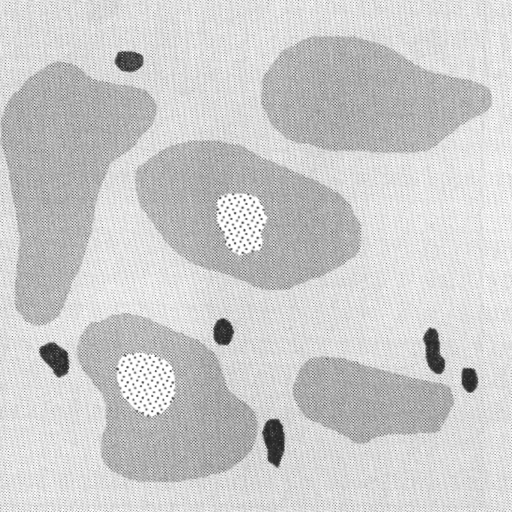
#> input picture data/how60c.tif, 512 x 512 px
$ jupyter execute aufgabe3.ipynb
#> lines starting #> are read from the running program, lines starting #| are printed output that depends on the picture; long printed decimals are rounded
Imports und Funktionen

[cell 1]
import numpy as np
import cv2
import pandas as pd
import matplotlib.pyplot as plt
from scipy import fftpack
from matplotlib.colors import LogNorm

#Aufgabe 1a
def create_cos(N, alpha, beta, gamma):
    x = np.linspace(0, 1, N+1)
    x = x[:-1]
    X, Y = np.meshgrid(x, x)
    return np.cos(2*np.pi*(X*alpha + Y*beta + gamma))

Aufgabe 1b)

[cell 2]
#Aufgabe 1b)
a = 1/0.2*np.cos(np.pi/6)
b = 1/0.2*np.sin(np.pi/6)
c = 0

cos_b = create_cos(256, a, b, c)
fig = plt.figure(figsize=(10, 10))
fig.add_subplot(1, 1, 1)
plt.imshow(cos_b, norm=plt.Normalize(0, 1), cmap='gray')

Aufgabe 1c)

[cell 3]
#Aufgabe 1c)
a = 8
b = 4
c1 = 0
c2 = 0.25
c3 = 0.125
cos_c1 = create_cos(128, a, b, c1)
cos_c2 = create_cos(128, a, b, c2)
cos_c3 = create_cos(128, a, b, c3)


fig = plt.figure(figsize=(15, 10))
fig.add_subplot(1, 3, 1)
plt.imshow(cos_c1, norm=plt.Normalize(0, 1), cmap='gray')
plt.title(r"$\xi$="+str(c1))
fig.add_subplot(1, 3, 2)
plt.imshow(cos_c2, norm=plt.Normalize(0, 1), cmap='gray')
plt.title(r"$\xi$="+str(c2))
fig.add_subplot(1, 3, 3)
plt.imshow(cos_c3, norm=plt.Normalize(0, 1), cmap='gray')
plt.title(r"$\xi$="+str(c3))

[cell 4]
fft_cos_c1 = np.fft.fftshift(np.fft.fft2(cos_c1))
fft_cos_c_real1 = np.abs(np.real(fft_cos_c1))
fft_cos_c_imag1 = np.abs(np.imag(fft_cos_c1))

fft_cos_c2 = np.fft.fftshift(np.fft.fft2(cos_c2))
fft_cos_c_real2 = np.abs(np.real(fft_cos_c2))
fft_cos_c_imag2 = np.abs(np.imag(fft_cos_c2))


fft_cos_c3 = np.fft.fftshift(np.fft.fft2(cos_c3))
fft_cos_c_real3 = np.abs(np.real(fft_cos_c3))
fft_cos_c_imag3 = np.abs(np.imag(fft_cos_c3))

fig = plt.figure(figsize=(15, 15))
fig.add_subplot(2, 3, 1)
plt.imshow(fft_cos_c_real1, norm=plt.Normalize(0, 1), cmap='gray')
plt.title("fft2 " + r"$\xi$="+str(c1)+ " real part")
fig.add_subplot(2, 3, 2)
plt.imshow(fft_cos_c_real2, norm=plt.Normalize(0, 1), cmap='gray')
plt.title("fft2 " + r"$\xi$="+str(c2)+ " real part")

fig.add_subplot(2, 3, 3)
plt.imshow(fft_cos_c_real3, norm=plt.Normalize(0, 1), cmap='gray')
plt.title("fft2 " + r"$\xi$="+str(c3)+ " real part")


fig.add_subplot(2, 3, 4)
plt.imshow(fft_cos_c_imag1, norm=plt.Normalize(0, 1), cmap='gray')
plt.title("fft2 " + r"$\xi$="+str(c1) +" imaginary part")
fig.add_subplot(2, 3, 5)
plt.imshow(fft_cos_c_imag2, norm=plt.Normalize(0, 1), cmap='gray')
plt.title("fft2 " + r"$\xi$="+str(c2) +" imaginary part")
fig.add_subplot(2, 3, 6)
plt.imshow(fft_cos_c_imag3, norm=plt.Normalize(0, 1), cmap='gray')
plt.title("fft2 " + r"$\xi$="+str(c3) +" imaginary part")

Given the parameters $\alpha = 8, \beta = 4, \xi = \frac{1}{4}$ the gradient direction $\nabla$ can be calculated with: $\nabla = atan2(\beta, \alpha) = atan2(4,8)=26.6°$

The wavelength is given by $\lambda = \frac{cos(\nabla)}{\alpha}=\frac{sin(\nabla)}{\beta}=\frac{cos(26.6°)}{8}= 0.112$

$\xi$ represents a constant phase shift

Aufgabe 1d) Angle = 0

[cell 5]
#Aufgabe 1d)
n = 32
# a = n/2
# b = n/2

a = n/2*np.cos(np.pi)
b = n/2*np.sin(np.pi/2)
c = 0
cos_d = create_cos(n, a, b, c)

fft_cos_d =np.fft.fft2(cos_d)
fft_cos_d_real = np.abs(np.fft.fftshift(fft_cos_d))

fig = plt.figure(figsize=(15, 10))
fig.add_subplot(1, 2, 1)
plt.imshow(cos_d, norm=plt.Normalize(0, 1), cmap='gray')
plt.title("Input Image")

fig.add_subplot(1, 2, 2)
plt.imshow(fft_cos_d_real, norm=plt.Normalize(0, 1), cmap='gray')
plt.title("Shifted fft2")
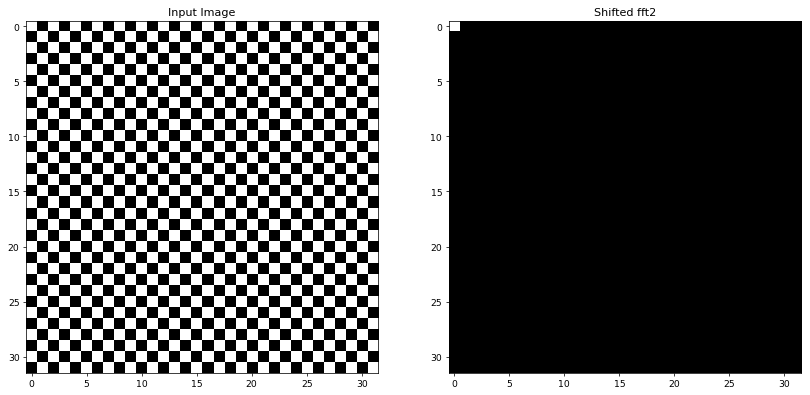
#> figure drawn by matplotlib, 2 panels

[cell 6]
#Aufgabe 1d)
# a = 128*np.cos(np.pi)
# b = 128*np.sin(np.pi)

a = n/2
b = n/2

a = n/2*np.cos(np.pi/4)
b = n/2*np.sin(np.pi/4)
c = 0
cos_d = create_cos(n, a, b, c)
plt.figure()
plt.imshow(cos_d, norm=plt.Normalize(0, 1), cmap='gray')

a2 = n/2*np.sqrt(2)*np.cos(np.pi/4)
b2 = n/2*np.sqrt(2)*np.sin(np.pi/4)
c = 0
cos_d2 = create_cos(n, a2, b2, c)
plt.figure()
plt.imshow(cos_d2, norm=plt.Normalize(0, 1), cmap='gray')
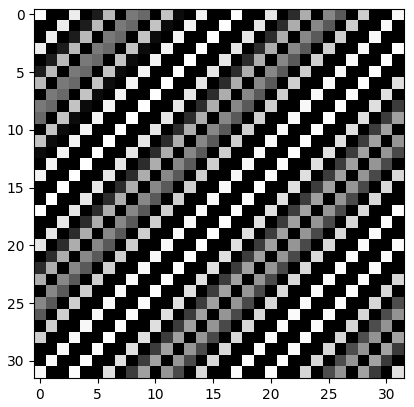
#> figure drawn by matplotlib, 1 panel
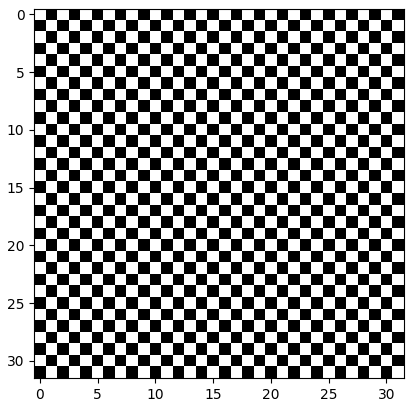
#> figure drawn by matplotlib, 1 panel

[cell 7]
fft_cos_d =np.fft.fft2(cos_d)
fft_cos_d_real = np.abs(np.fft.fftshift(fft_cos_d))
plt.figure()
plt.imshow(fft_cos_d_real, norm=plt.Normalize(0, 1), cmap='gray')

fft_cos_d2 =np.fft.fft2(cos_d2)
fft_cos_d_real2 = np.abs(np.fft.fftshift(fft_cos_d2))

plt.figure()
plt.imshow(fft_cos_d_real2, norm=plt.Normalize(0, 1), cmap='gray')
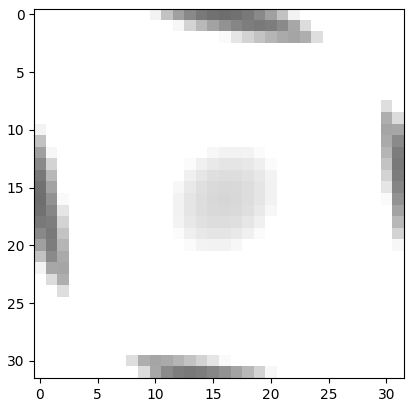
#> figure drawn by matplotlib, 1 panel
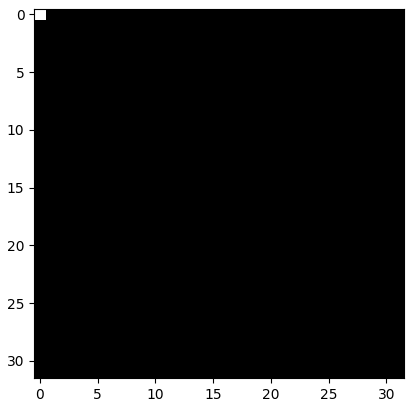
#> figure drawn by matplotlib, 1 panel

Aufgabe 2a)

[cell 8]
img = cv2.imread('data/how60c.tif', 0)
#> img is the input picture: shape (512, 512); min 34, max 255, mean 203.8
fig = plt.figure(figsize=(10, 10))
fig.add_subplot(1, 1, 1)
plt.imshow(np.abs(img), plt.cm.gray)
plt.title('Original Image')

[cell 9]
fft_sp = fftpack.fft2(img)
fig = plt.figure(figsize=(10, 10))
fig.add_subplot(1, 1, 1)
plt.imshow(np.abs(fft_sp), norm=LogNorm(vmin=5))
plt.title('FFT2')
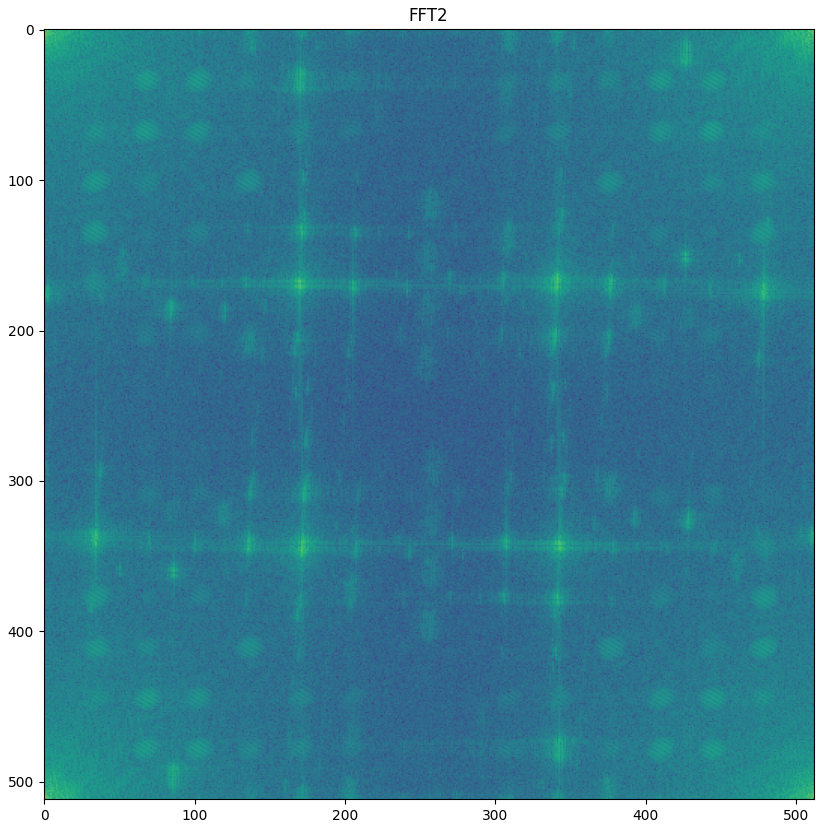
#> figure drawn by matplotlib, 1 panel

[cell 10]
fft_sp = fftpack.fft2(img)

img_fft_filtered = fft_sp.copy()
r,c = fft_sp.shape
#> r = 512; c = 512
keep_fraction = 0.15
img_fft_filtered[int(r*keep_fraction):int(r*(1-keep_fraction))] = 0
img_fft_filtered[:, int(c*keep_fraction):int(c*(1-keep_fraction))] = 0
fig = plt.figure(figsize=(10, 10))
fig.add_subplot(1, 1, 1)
plt.imshow(np.abs(img_fft_filtered), norm=LogNorm(vmin=5))
plt.title('FFT2 without high frequencies')
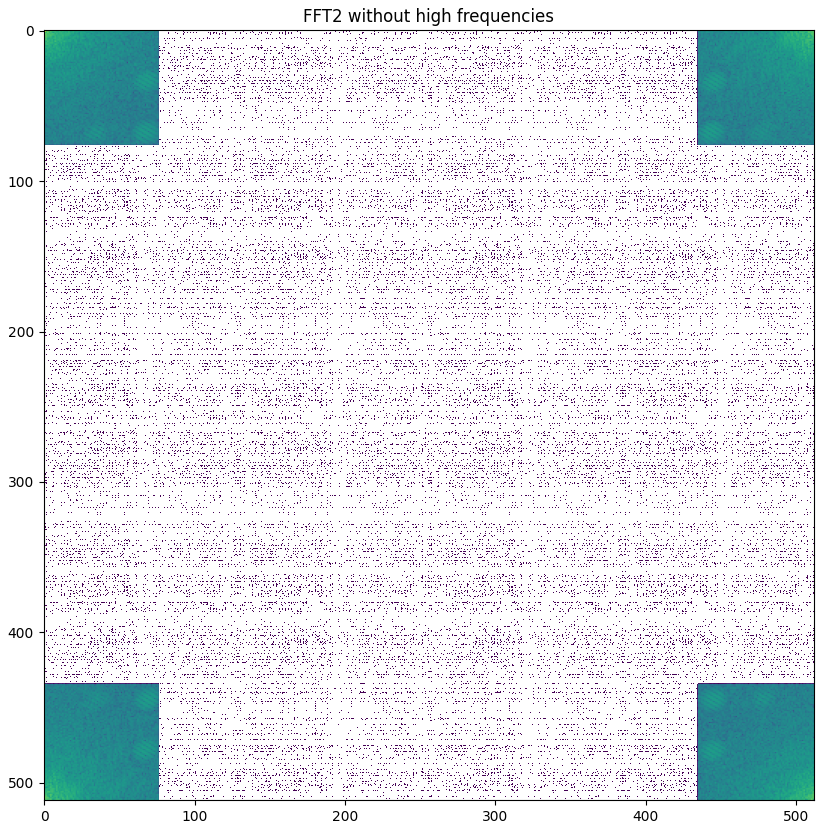
#> figure drawn by matplotlib, 1 panel

[cell 11]
im_new = fftpack.ifft2(img_fft_filtered).real
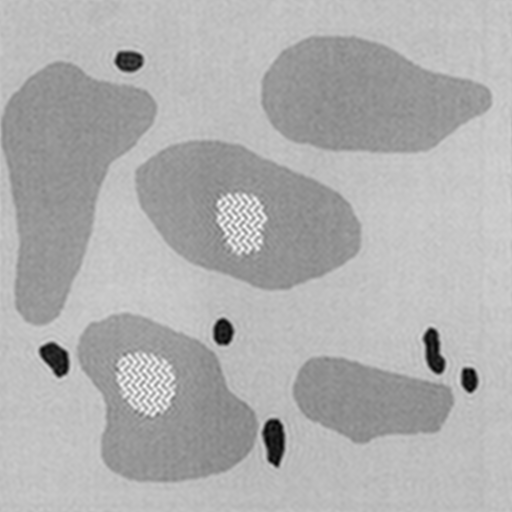
#> im_new: shape (512, 512) float64; min 20.77, max 287.3, mean 203.8; drawn with min black and max white

fig = plt.figure(figsize=(10, 10))
fig.add_subplot(1, 1, 1)
plt.imshow(im_new, plt.cm.gray)
plt.title('Reconstructed Image')

[cell 12]
noise = img - im_new
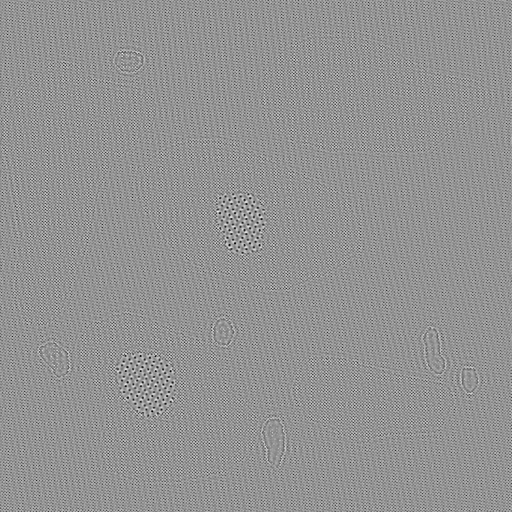
#> noise: shape (512, 512) float64; min -125.8, max 92.07, mean 0; drawn with min black and max white
signal = (im_new.max()-im_new.min())/2
#> signal = 133.3

snr = signal/np.std(noise)
#> snr = 6.91
print("SNR: "+ str(snr))
#| SNR: 6.914

[cell 13]
img_fft = np.fft.fft2(img)
img_fft_shift = np.fft.fftshift(img_fft)
fig = plt.figure(figsize=(10, 10))
fig.add_subplot(1, 1, 1)
plt.imshow(np.abs(img_fft), norm=LogNorm(vmin=5))
plt.title('FFT2')

[cell 14]
img_fft_filtered = img_fft.copy()
r,c = img_fft.shape
keep_fraction = 0.15
img_fft_filtered[int(r*keep_fraction):int(r*(1-keep_fraction))] = 0
img_fft_filtered[:, int(c*keep_fraction):int(c*(1-keep_fraction))] = 0

fig = plt.figure(figsize=(10, 10))
fig.add_subplot(1, 1, 1)
plt.imshow(np.abs(img_fft_filtered), norm=LogNorm(vmin=5))
plt.title('FFT2 without high frequencies')

[cell 15]
img_new_np = np.fft.ifft2(img_fft_filtered)

fig = plt.figure(figsize=(10, 10))
fig.add_subplot(1, 1, 1)
plt.imshow(np.abs(img_new_np), plt.cm.gray)
plt.title('Reconstructed Image')
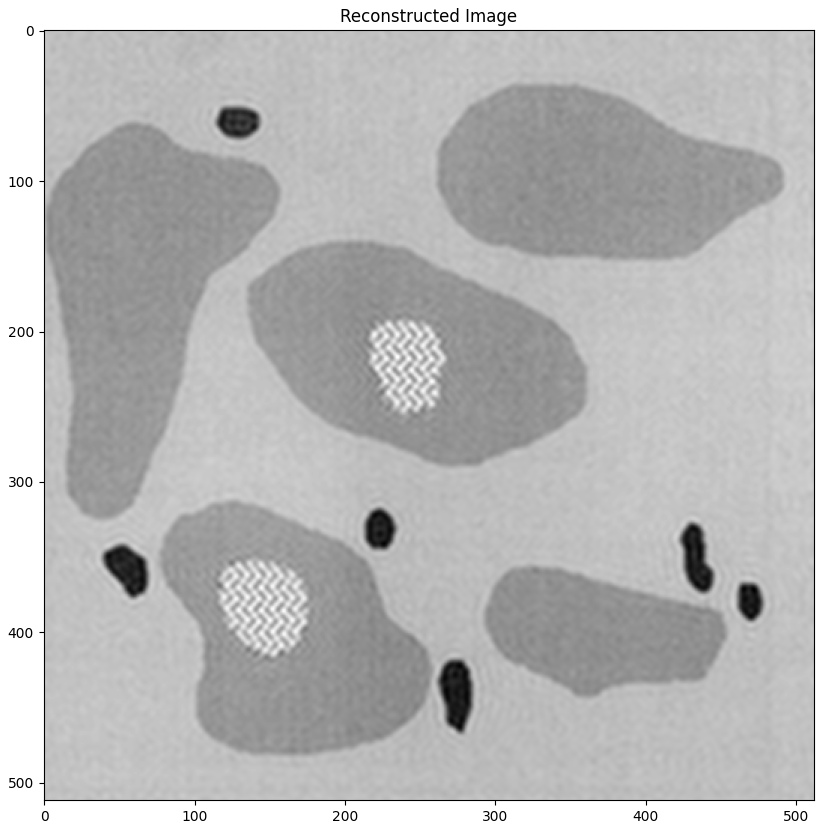
#> figure drawn by matplotlib, 1 panel

[cell 16]
noise = img - img_new_np
signal = (img_new_np.max()-img_new_np.min())/2

snr = signal/np.std(noise)
print("SNR: "+ str(snr))
#| SNR: (6.912+0.001984820941249877j)
